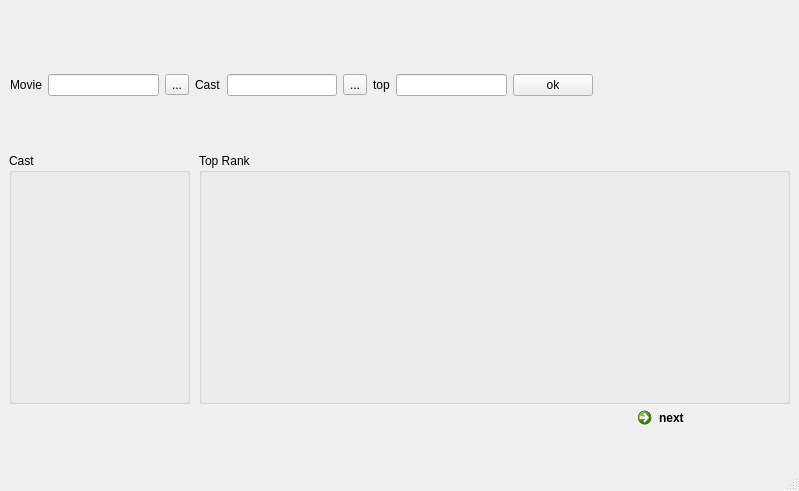
<?xml version="1.0" encoding="UTF-8"?>
<ui version="4.0">
 <class>MainWindow</class>
 <widget class="QMainWindow" name="MainWindow">
  <property name="geometry">
   <rect>
    <x>0</x>
    <y>0</y>
    <width>799</width>
    <height>491</height>
   </rect>
  </property>
  <property name="windowTitle">
   <string>MainWindow</string>
  </property>
  <widget class="QWidget" name="centralwidget">
   <widget class="QGroupBox" name="groupBox">
    <property name="geometry">
     <rect>
      <x>199</x>
      <y>153</y>
      <width>591</width>
      <height>251</height>
     </rect>
    </property>
    <property name="title">
     <string>Top Rank</string>
    </property>
   </widget>
   <widget class="QGroupBox" name="groupBox_2">
    <property name="geometry">
     <rect>
      <x>9</x>
      <y>153</y>
      <width>181</width>
      <height>251</height>
     </rect>
    </property>
    <property name="title">
     <string>Cast</string>
    </property>
    <widget class="QLabel" name="label_4">
     <property name="geometry">
      <rect>
       <x>0</x>
       <y>20</y>
       <width>181</width>
       <height>231</height>
      </rect>
     </property>
     <property name="text">
      <string/>
     </property>
    </widget>
   </widget>
   <widget class="QCommandLinkButton" name="commandLinkButton">
    <property name="geometry">
     <rect>
      <x>630</x>
      <y>400</y>
      <width>168</width>
      <height>41</height>
     </rect>
    </property>
    <property name="text">
     <string>next</string>
    </property>
   </widget>
   <widget class="QWidget" name="">
    <property name="geometry">
     <rect>
      <x>10</x>
      <y>70</y>
      <width>583</width>
      <height>30</height>
     </rect>
    </property>
    <layout class="QHBoxLayout" name="horizontalLayout_2">
     <item>
      <widget class="QLabel" name="label">
       <property name="text">
        <string>Movie</string>
       </property>
      </widget>
     </item>
     <item>
      <layout class="QHBoxLayout" name="horizontalLayout">
       <item>
        <widget class="QLineEdit" name="lineEdit"/>
       </item>
       <item>
        <widget class="QToolButton" name="toolButton">
         <property name="text">
          <string>...</string>
         </property>
        </widget>
       </item>
       <item>
        <widget class="QLabel" name="label_2">
         <property name="text">
          <string>Cast</string>
         </property>
        </widget>
       </item>
       <item>
        <widget class="QLineEdit" name="lineEdit_2"/>
       </item>
       <item>
        <widget class="QToolButton" name="toolButton_2">
         <property name="text">
          <string>...</string>
         </property>
        </widget>
       </item>
       <item>
        <widget class="QLabel" name="label_3">
         <property name="text">
          <string>top</string>
         </property>
        </widget>
       </item>
       <item>
        <widget class="QLineEdit" name="lineEdit_3"/>
       </item>
      </layout>
     </item>
     <item>
      <widget class="QPushButton" name="pushButton_3">
       <property name="text">
        <string>ok</string>
       </property>
      </widget>
     </item>
    </layout>
   </widget>
  </widget>
  <widget class="QMenuBar" name="menubar">
   <property name="geometry">
    <rect>
     <x>0</x>
     <y>0</y>
     <width>799</width>
     <height>23</height>
    </rect>
   </property>
  </widget>
  <widget class="QStatusBar" name="statusbar"/>
 </widget>
 <resources/>
 <connections/>
</ui>
